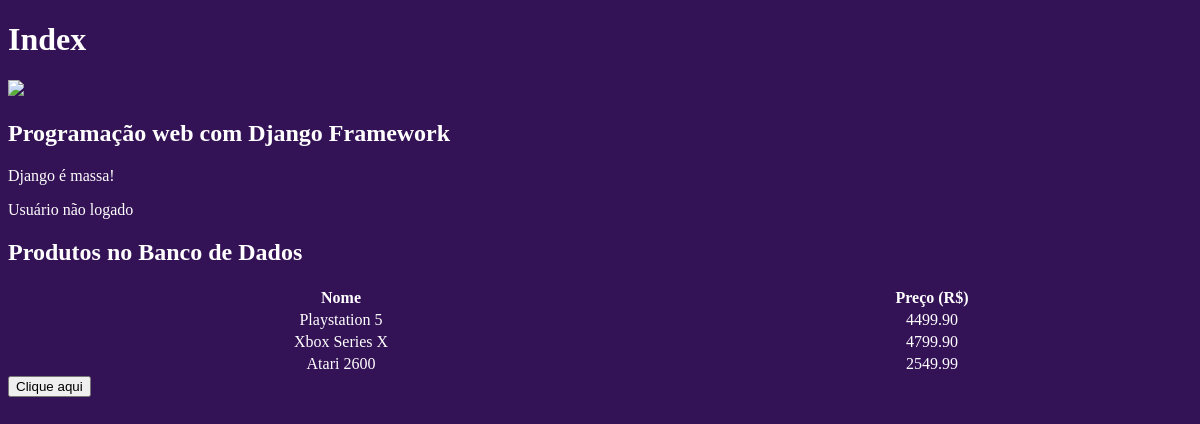
The page / on the database its author committed.
### core/models.py (models this page shows, shortened)
class Produto(models.Model):
    nome = models.CharField('Nome', max_length=100)
    preco = models.DecimalField('Preço', decimal_places=2, max_digits=8)
    estoque = models.IntegerField('Quantidade em Estoque')

### core/views.py (the view)
# urls.py: path('', index, name='index'),
def index(request):
    if str(request.user) == 'AnonymousUser':
        teste = 'Usuário não logado'
    else:
        teste = 'Usuário logado'
    produtos = Produto.objects.all()
    context = {
        'curso': 'Programação web com Django Framework',
        'outro': 'Django é massa!',
        'logado': teste,
        'produtos': produtos
    }
    return render(request, 'index.html', context)

### core/templates/index.html (shortened to what this page needs)
{% load static %}
<!DOCTYPE html>
<html lang="pt-br">
  <head>
    <link rel="stylesheet" href="{% static 'css/styles.css' %}">
  </head>
  <body>
    <h1>Index</h1>
    <img src="{% static 'images/django.png' %}"/>
    <h2>{{ curso }}</h2>
    <p>{{ outro }}</p>
    <p>{{ logado }}</p>
    <h2>Produtos no Banco de Dados</h2>
    <table >
      <thead>
        <tr>
          <th>Nome</th>
          <th>Preço (R$)</th>
        </tr>
      </thead>
      <tbody>
        {% for produto in produtos %}
          <tr>
            <td><a href="{% url 'produto' produto.id %}">{{ produto.nome }}</a></td>
            <td>{{ produto.preco }}</td>
          </tr>
        {% endfor %}
      </tbody>
  </table>
  <button onclick="teste();">Clique aqui</button>
  </body>
</html>

### core/static/css/styles.css (style rules this page uses)
body { background-color: #341256; color: #fff; }
a { text-decoration: none; color: #fff; }
table { width: 100%; text-align: center; }

### rows shown on the page
Produto: nome "Playstation 5", preco "4499.90"
Produto: nome "Xbox Series X", preco "4799.90"
Produto: nome "Atari 2600", preco "2549.99"

### other values the page prints
{{ curso }} "Programação web com Django Framework"
{{ outro }} "Django é massa!"
{{ logado }} "Usuário não logado"
